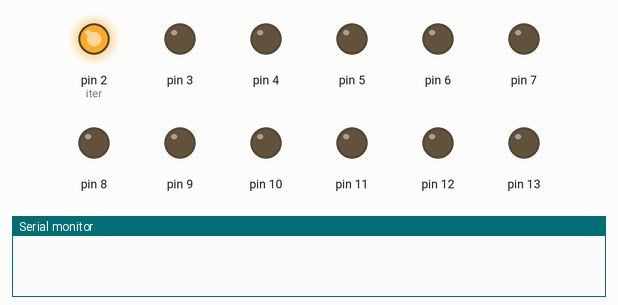
The sketch below on a simulated Arduino Uno, built with avr-gcc and run on an emulated ATmega328P. Parts: output pins drawn as LEDs (lit = HIGH), the last lines printed to the serial monitor.

Above: at 0.2 s.
At 1.7 s:
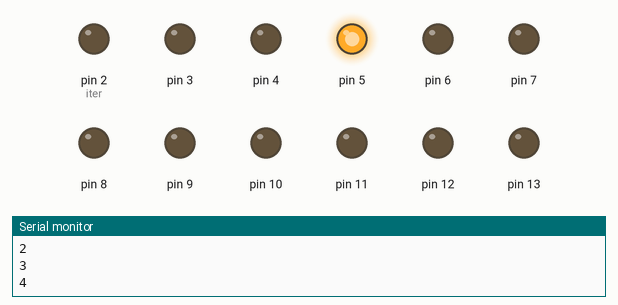
At 2.7 s:
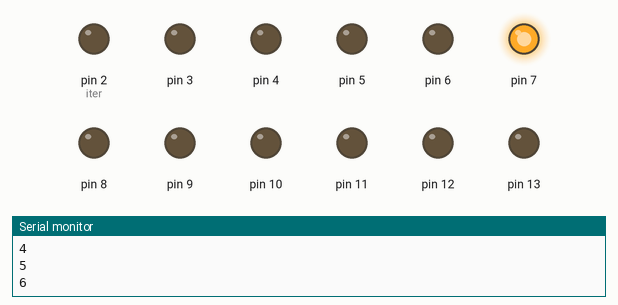
At 3.7 s:
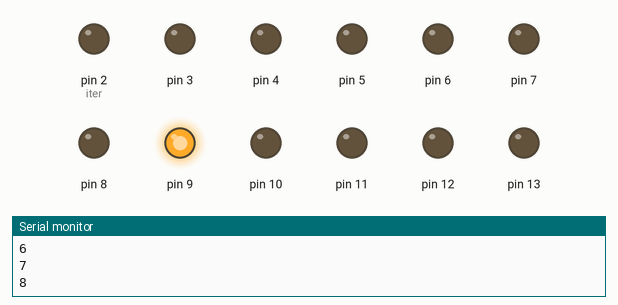
At 5.2 s:
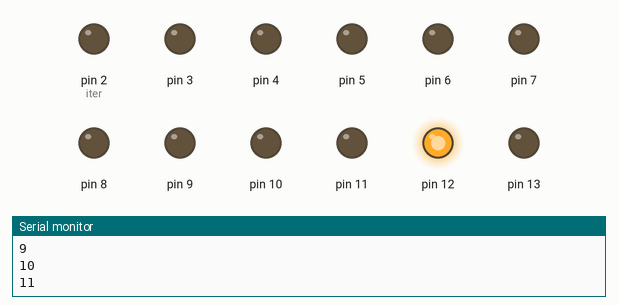
At 7.2 s:
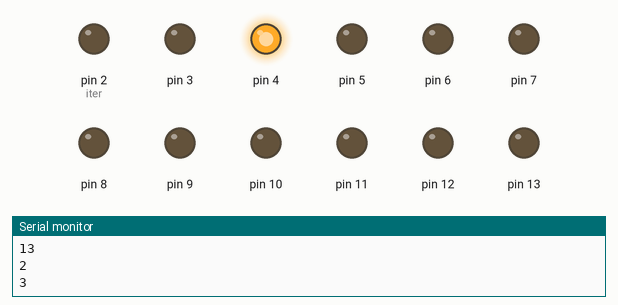
Timing chart, 0 to 7.8 s (numbered marks = the images above):
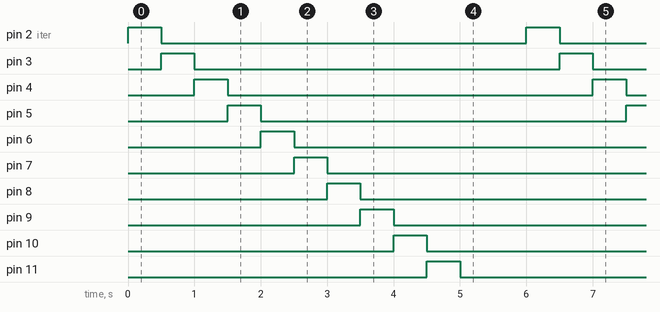

The sketch:

lights.ino
```cpp
// vars
int groups[4][3] = {
  {2, 3, 4},
  {5, 6, 7},
  {8, 9, 10},
  {11, 12, 13}
};

int iter = 2;

int wait = 500;

void setup() {
  // put your setup code here, to run once:
  for (int x = 2; x < 14; x++) {
    pinMode(x, OUTPUT);
  }

  // turn all the lights off
  for (int x = 2; x < 14; x++) {
    digitalWrite(x, LOW);
  }

  // serial speed
  Serial.begin(9600);
}

void loop() {
  // put your main code here, to run repeatedly:
  if (iter > 13) {
    iter = 2;
  }

  digitalWrite(iter, HIGH);
  delay(wait);

  Serial.print(iter);
  Serial.println();

  reset();
  iter++;
}

void reset() {
  for (int x=2; x<14; x++){
    digitalWrite(x, LOW);
  }
}
```

Measured:
- by itself, pin 2 (iter), pin 3–13: alternates HIGH for 0.50 s and LOW for 5.5 s
- by itself, everything shown: repeats every 6.0 s, in 24 steps
